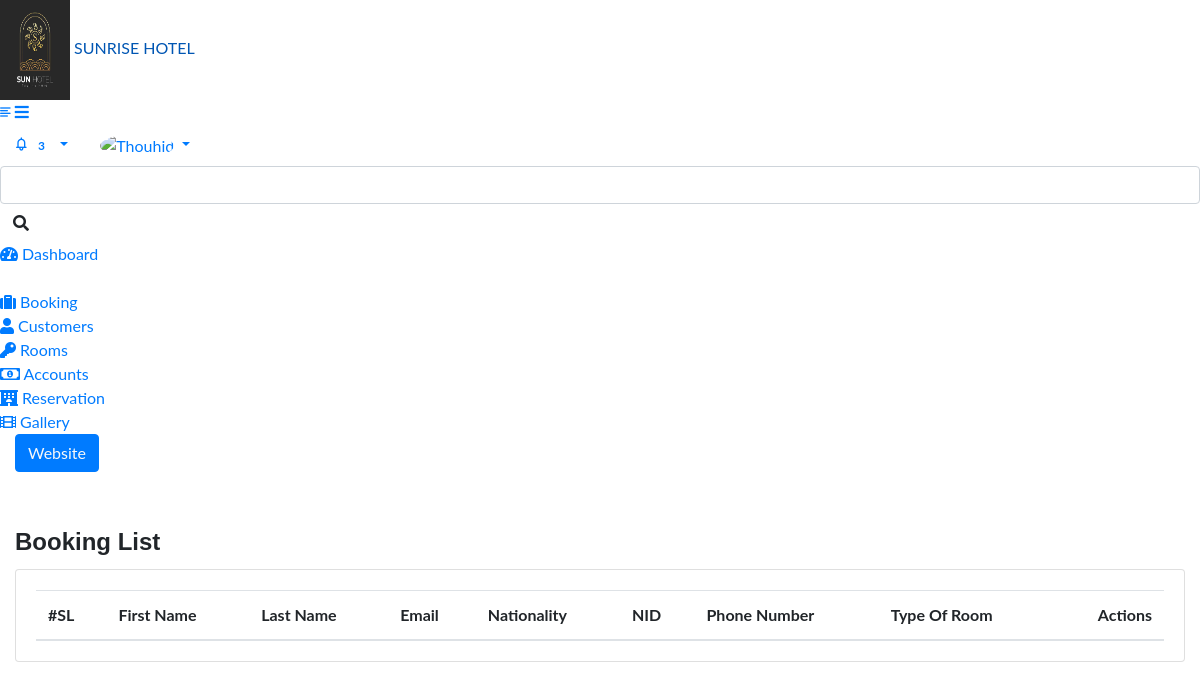
/admin/booking_list.php (signed in), run on an earlier commit of the app's database.
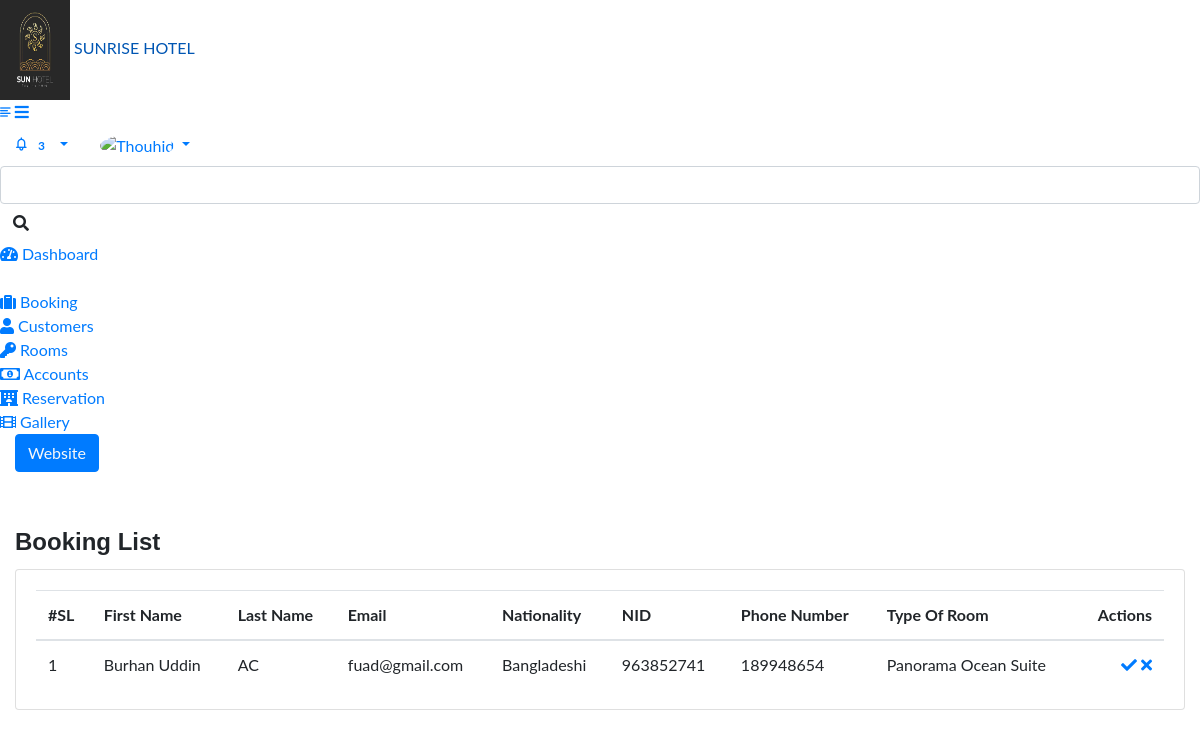
And on a later commit of the database.
### tables this page shows
CREATE TABLE `tbl_booking` (
  `id` int(11) NOT NULL,
  `first_name` varchar(255) NOT NULL,
  `last_name` varchar(255) NOT NULL,
  `email` varchar(255) NOT NULL,
  `nationality` varchar(255) NOT NULL,
  `nid_no` varchar(11) NOT NULL,
  `contact_no` int(11) NOT NULL,
  `room_type_id` int(11) NOT NULL,
  `check_in` date NOT NULL,
  `check_out` date NOT NULL,
  `status` int(11) NOT NULL COMMENT '0 pending, 1 accepted, 2 finish',
  `created_at` datetime NOT NULL,
  `created_by` varchar(255) NOT NULL,
  `updated_at` datetime NOT NULL,
  `updated_by` varchar(255) NOT NULL,
  `deleted_at` datetime NOT NULL
);

CREATE TABLE `tbl_room_type` (
  `id` int(11) NOT NULL,
  `room_type` varchar(255) DEFAULT NULL,
  `image` varchar(255) DEFAULT NULL,
  `aircondition` int(11) DEFAULT NULL COMMENT '0 non ac, 1 ac',
  `food` int(11) DEFAULT NULL,
  `bed_count` int(11) DEFAULT NULL,
  `cancel_charge` int(11) DEFAULT 0,
  `rent` decimal(10,2) DEFAULT NULL,
  `remarks` text DEFAULT NULL,
  `created_at` datetime DEFAULT NULL,
  `created_by` int(11) DEFAULT NULL,
  `updated_at` datetime DEFAULT NULL,
  `updated_by` int(11) DEFAULT NULL,
  `deleted_at` datetime DEFAULT NULL
);

### class/crud.php (called while the page is built, shortened)
<?php
    class crud{
        private $host='localhost';
        private $user='root';
        private $password='';
        private $database='hotel';
        private $connection;
        public function __construct(){
            $this->connection=new mysqli($this->host,$this->user,$this->password,$this->database);
        }
        public function common_select_query($sql){
            $result=array();
            $error=false;
            $rs=$this->connection->query($sql);
            if($rs){
                if($rs->num_rows > 0){
                    while($r=$rs->fetch_object()){
                        array_push($result,$r);
                    }
                }
            }else{
                $error=$this->connection->error();
            }
            $return = array('data'=>$result,'error'=>$error);
            return $return;
        }
    }
?>

### admin/booking_list.php (the view, shortened to what this page needs)
<?php require_once('include/header.php') ?>
<?php require_once('include/sidebar.php') ?>
		<div class="page-wrapper">
			<div class="content container-fluid">
				<div class="page-header">
					<div class="row align-items-center">
						<div class="col">
							<div class="mt-5">
								<h4 class="card-title float-left mt-2">Booking List</h4>
						</div>
					</div>
				</div>
				<div class="row">
					<div class="col-sm-12">
						<div class="card card-table">
							<div class="card-body booking_card">
								<div class="table-responsive">
									<table class="datatable table table-stripped table table-hover table-center mb-0">
										<thead>
											<tr>
												<th>#SL</th>
												<th>First Name</th>
												<th>Last Name</th>
												<th>Email</th>
												<th>Nationality</th>
												<th>NID</th>
												<th>Phone Number</th>
												<th>Type Of Room</th>
												<th class="text-right">Actions</th>
											</tr>
										</thead>
										<tbody>
											<?php
												$rs=$mysqli->common_select_query("SELECT tbl_booking.*,tbl_room_type.room_type FROM `tbl_booking`
												join tbl_room_type on tbl_room_type.id=tbl_booking.room_type_id");
												if($rs['data']){
													foreach($rs['data'] as $i=>$d){
											?>
											<tr>
												<td><?= ++$i ?></td>
												<td><?= $d->first_name	?></td>
												<td><?= $d->last_name?"AC":"Non AC" ?></td>
												<td><?= $d->email ?></td>
												<td><?= $d->nationality ?></td>
												<td><?=$d->nid_no ?></td>
												<td><?= $d->contact_no ?></td>
												<td><?= $d->room_type ?></td>
												<td class="text-right">
													<a href="<?= $base_url ?>booking_confirm.php?id=<?= $d->id ?>"><i class="fa fa-check"></i></a>
													<a href="<?= $base_url ?>booking_cancel.php?id=<?= $d->id ?>"><i class="fa fa-times"></i></a>
												</td>
											</tr>
											<?php }} ?>
										</tbody>
									</table>
								</div>
							</div>
						</div>
					</div>
				</div>
			</div>
		</div>
	</div>
</body>
</html>
<?php require_once('include/footer.php') ?>

What changed in the data, as far as the page shows it:
added tbl_booking: first_name "Burhan Uddin", last_name "AC", email "fuad@gmail.com", nationality "Bangladeshi", nid_no "963852741", contact_no "189948654", room_type.room_type "Panorama Ocean Suite"
